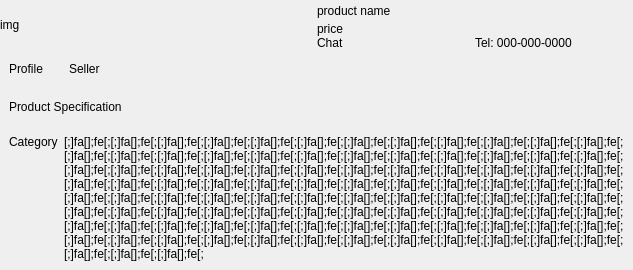
         <widget class="QWidget" name="viewproduct">
          <layout class="QGridLayout" name="gridLayout_13">
           <property name="leftMargin">
            <number>0</number>
           </property>
           <property name="topMargin">
            <number>0</number>
           </property>
           <property name="rightMargin">
            <number>0</number>
           </property>
           <property name="bottomMargin">
            <number>0</number>
           </property>
           <property name="spacing">
            <number>0</number>
           </property>
           <item row="0" column="0">
            <widget class="QWidget" name="widget_4" native="true">
             <layout class="QGridLayout" name="gridLayout_21">
              <property name="leftMargin">
               <number>0</number>
              </property>
              <property name="topMargin">
               <number>0</number>
              </property>
              <property name="rightMargin">
               <number>0</number>
              </property>
              <property name="bottomMargin">
               <number>0</number>
              </property>
              <property name="spacing">
               <number>0</number>
              </property>
              <item row="0" column="0">
               <widget class="QWidget" name="widget_5" native="true">
                <layout class="QGridLayout" name="gridLayout_15">
                 <property name="leftMargin">
                  <number>0</number>
                 </property>
                 <property name="topMargin">
                  <number>0</number>
                 </property>
                 <property name="rightMargin">
                  <number>0</number>
                 </property>
                 <property name="bottomMargin">
                  <number>0</number>
                 </property>
                 <property name="spacing">
                  <number>0</number>
                 </property>
                 <item row="0" column="0">
                  <widget class="QLabel" name="product_img">
                   <property name="text">
                    <string>img</string>
                   </property>
                  </widget>
                 </item>
                </layout>
               </widget>
              </item>
              <item row="0" column="1">
               <widget class="QWidget" name="widget_6" native="true">
                <layout class="QGridLayout" name="gridLayout_16">
                 <property name="leftMargin">
                  <number>0</number>
                 </property>
                 <property name="topMargin">
                  <number>0</number>
                 </property>
                 <property name="rightMargin">
                  <number>0</number>
                 </property>
                 <property name="bottomMargin">
                  <number>0</number>
                 </property>
                 <property name="spacing">
                  <number>0</number>
                 </property>
                 <item row="2" column="0">
                  <widget class="QWidget" name="widget_35" native="true">
                   <layout class="QGridLayout" name="gridLayout_47">
                    <property name="leftMargin">
                     <number>0</number>
                    </property>
                    <property name="topMargin">
                     <number>0</number>
                    </property>
                    <property name="rightMargin">
                     <number>0</number>
                    </property>
                    <property name="bottomMargin">
                     <number>0</number>
                    </property>
                    <property name="spacing">
                     <number>0</number>
                    </property>
                    <item row="0" column="0">
                     <widget class="QLabel" name="chat">
                      <property name="text">
                       <string>Chat</string>
                      </property>
                     </widget>
                    </item>
                    <item row="0" column="1">
                     <widget class="QLabel" name="phone">
                      <property name="text">
                       <string>Tel: 000-000-0000</string>
                      </property>
                     </widget>
                    </item>
                   </layout>
                  </widget>
                 </item>
                 <item row="1" column="0">
                  <widget class="QWidget" name="widget_34" native="true">
                   <layout class="QGridLayout" name="gridLayout_46">
                    <property name="leftMargin">
                     <number>0</number>
                    </property>
                    <property name="topMargin">
                     <number>0</number>
                    </property>
                    <property name="rightMargin">
                     <number>0</number>
                    </property>
                    <property name="bottomMargin">
                     <number>0</number>
                    </property>
                    <property name="spacing">
                     <number>0</number>
                    </property>
                    <item row="0" column="0">
                     <widget class="QLabel" name="product_price">
                      <property name="text">
                       <string>price</string>
                      </property>
                     </widget>
                    </item>
                   </layout>
                  </widget>
                 </item>
                 <item row="0" column="0">
                  <widget class="QWidget" name="widget_33" native="true">
                   <layout class="QGridLayout" name="gridLayout_45">
                    <property name="leftMargin">
                     <number>0</number>
                    </property>
                    <property name="topMargin">
                     <number>0</number>
                    </property>
                    <property name="rightMargin">
                     <number>0</number>
                    </property>
                    <property name="bottomMargin">
                     <number>0</number>
                    </property>
                    <property name="spacing">
                     <number>0</number>
                    </property>
                    <item row="0" column="0">
                     <widget class="QWidget" name="widget_36" native="true">
                      <property name="sizePolicy">
                       <sizepolicy hsizetype="Preferred" vsizetype="Preferred">
                        <horstretch>0</horstretch>
                        <verstretch>0</verstretch>
                       </sizepolicy>
                      </property>
                      <layout class="QGridLayout" name="gridLayout_50">
                       <property name="leftMargin">
                        <number>0</number>
                       </property>
                       <property name="topMargin">
                        <number>0</number>
                       </property>
                       <property name="rightMargin">
                        <number>0</number>
                       </property>
                       <property name="bottomMargin">
                        <number>0</number>
                       </property>
                       <property name="spacing">
                        <number>0</number>
                       </property>
                       <item row="0" column="1">
                        <widget class="QPushButton" name="pushButton_3">
                         <property name="sizePolicy">
                          <sizepolicy hsizetype="Preferred" vsizetype="Preferred">
                           <horstretch>0</horstretch>
                           <verstretch>0</verstretch>
                          </sizepolicy>
                         </property>
                         <property name="maximumSize">
                          <size>
                           <width>16777215</width>
                           <height>16777215</height>
                          </size>
                         </property>
                         <property name="layoutDirection">
                          <enum>Qt::LeftToRight</enum>
                         </property>
                         <property name="text">
                          <string/>
                         </property>
                         <property name="icon">
                          <iconset resource="resource.qrc">
                           <normaloff>:/icon/icon/heart2.ico</normaloff>:/icon/icon/heart2.ico</iconset>
                         </property>
                         <property name="autoDefault">
                          <bool>false</bool>
                         </property>
                         <property name="default">
                          <bool>false</bool>
                         </property>
                         <property name="flat">
                          <bool>true</bool>
                         </property>
                        </widget>
                       </item>
                       <item row="0" column="0">
                        <widget class="QLabel" name="product_name">
                         <property name="text">
                          <string>product name</string>
                         </property>
                        </widget>
                       </item>
                      </layout>
                     </widget>
                    </item>
                   </layout>
                  </widget>
                 </item>
                </layout>
               </widget>
              </item>
              <item row="1" column="0" colspan="2">
               <widget class="QWidget" name="widget_7" native="true">
                <layout class="QGridLayout" name="gridLayout_20">
                 <property name="leftMargin">
                  <number>0</number>
                 </property>
                 <property name="topMargin">
                  <number>0</number>
                 </property>
                 <property name="rightMargin">
                  <number>0</number>
                 </property>
                 <property name="bottomMargin">
                  <number>0</number>
                 </property>
                 <property name="spacing">
                  <number>0</number>
                 </property>
                 <item row="0" column="0">
                  <widget class="QWidget" name="widget_8" native="true">
                   <layout class="QGridLayout" name="gridLayout_18">
                    <item row="0" column="3">
                     <spacer name="horizontalSpacer_6">
                      <property name="orientation">
                       <enum>Qt::Horizontal</enum>
                      </property>
                      <property name="sizeHint" stdset="0">
                       <size>
                        <width>40</width>
                        <height>20</height>
                       </size>
                      </property>
                     </spacer>
                    </item>
                    <item row="0" column="2">
                     <widget class="QLabel" name="label_10">
                      <property name="text">
                       <string>Seller</string>
                      </property>
                     </widget>
                    </item>
                    <item row="0" column="0">
                     <widget class="QLabel" name="label_11">
                      <property name="text">
                       <string>Profile</string>
                      </property>
                     </widget>
                    </item>
                    <item row="0" column="1">
                     <spacer name="horizontalSpacer_7">
                      <property name="orientation">
                       <enum>Qt::Horizontal</enum>
                      </property>
                      <property name="sizeType">
                       <enum>QSizePolicy::Maximum</enum>
                      </property>
                      <property name="sizeHint" stdset="0">
                       <size>
                        <width>20</width>
                        <height>20</height>
                       </size>
                      </property>
                     </spacer>
                    </item>
                   </layout>
                  </widget>
                 </item>
                 <item row="1" column="0">
                  <widget class="QWidget" name="widget_9" native="true">
                   <layout class="QGridLayout" name="gridLayout_17">
                    <item row="0" column="0">
                     <widget class="QLabel" name="label_12">
                      <property name="text">
                       <string>Product Specification</string>
                      </property>
                     </widget>
                    </item>
                    <item row="0" column="1">
                     <spacer name="horizontalSpacer_8">
                      <property name="orientation">
                       <enum>Qt::Horizontal</enum>
                      </property>
                      <property name="sizeHint" stdset="0">
                       <size>
                        <width>40</width>
                        <height>20</height>
                       </size>
                      </property>
                     </spacer>
                    </item>
                   </layout>
                  </widget>
                 </item>
                 <item row="2" column="0">
                  <widget class="QWidget" name="widget_10" native="true">
                   <layout class="QGridLayout" name="gridLayout_19">
                    <item row="0" column="0">
                     <widget class="QLabel" name="label_13">
                      <property name="text">
                       <string>Category</string>
                      </property>
                      <property name="alignment">
                       <set>Qt::AlignLeading|Qt::AlignLeft|Qt::AlignTop</set>
                      </property>
                     </widget>
                    </item>
                    <item row="0" column="1" rowspan="2">
                     <widget class="QLabel" name="label_14">
                      <property name="sizePolicy">
                       <sizepolicy hsizetype="Preferred" vsizetype="Preferred">
                        <horstretch>0</horstretch>
                        <verstretch>0</verstretch>
                       </sizepolicy>
                      </property>
                      <property name="text">
                       <string>[;]fa[];fe[;[;]fa[];fe[;[;]fa[];fe[;[;]fa[];fe[;[;]fa[];fe[;[;]fa[];fe[;[;]fa[];fe[;[;]fa[];fe[;[;]fa[];fe[;[;]fa[];fe[;[;]fa[];fe[;[;]fa[];fe[;[;]fa[];fe[;[;]fa[];fe[;[;]fa[];fe[;[;]fa[];fe[;[;]fa[];fe[;[;]fa[];fe[;[;]fa[];fe[;[;]fa[];fe[;[;]fa[];fe[;[;]fa[];fe[;[;]fa[];fe[;[;]fa[];fe[;[;]fa[];fe[;[;]fa[];fe[;[;]fa[];fe[;[;]fa[];fe[;[;]fa[];fe[;[;]fa[];fe[;[;]fa[];fe[;[;]fa[];fe[;[;]fa[];fe[;[;]fa[];fe[;[;]fa[];fe[;[;]fa[];fe[;[;]fa[];fe[;[;]fa[];fe[;[;]fa[];fe[;[;]fa[];fe[;[;]fa[];fe[;[;]fa[];fe[;[;]fa[];fe[;[;]fa[];fe[;[;]fa[];fe[;[;]fa[];fe[;[;]fa[];fe[;[;]fa[];fe[;[;]fa[];fe[;[;]fa[];fe[;[;]fa[];fe[;[;]fa[];fe[;[;]fa[];fe[;[;]fa[];fe[;[;]fa[];fe[;[;]fa[];fe[;[;]fa[];fe[;[;]fa[];fe[;[;]fa[];fe[;[;]fa[];fe[;[;]fa[];fe[;[;]fa[];fe[;[;]fa[];fe[;[;]fa[];fe[;[;]fa[];fe[;[;]fa[];fe[;[;]fa[];fe[;[;]fa[];fe[;[;]fa[];fe[;[;]fa[];fe[;[;]fa[];fe[;[;]fa[];fe[;[;]fa[];fe[;[;]fa[];fe[;[;]fa[];fe[;[;]fa[];fe[;[;]fa[];fe[;[;]fa[];fe[;[;]fa[];fe[;[;]fa[];fe[;[;]fa[];fe[;[;]fa[];fe[;[;]fa[];fe[;[;]fa[];fe[;[;]fa[];fe[;[;]fa[];fe[;[;]fa[];fe[;[;]fa[];fe[;[;]fa[];fe[;[;]fa[];fe[;[;]fa[];fe[;[;]fa[];fe[;[;]fa[];fe[;[;]fa[];fe[;[;]fa[];fe[;[;]fa[];fe[;[;]fa[];fe[;[;]fa[];fe[;[;]fa[];fe[;</string>
                      </property>
                      <property name="alignment">
                       <set>Qt::AlignLeading|Qt::AlignLeft|Qt::AlignTop</set>
                      </property>
                      <property name="wordWrap">
                       <bool>true</bool>
                      </property>
                     </widget>
                    </item>
                   </layout>
                  </widget>
                 </item>
                </layout>
               </widget>
              </item>
             </layout>
            </widget>
           </item>
          </layout>
         </widget>
